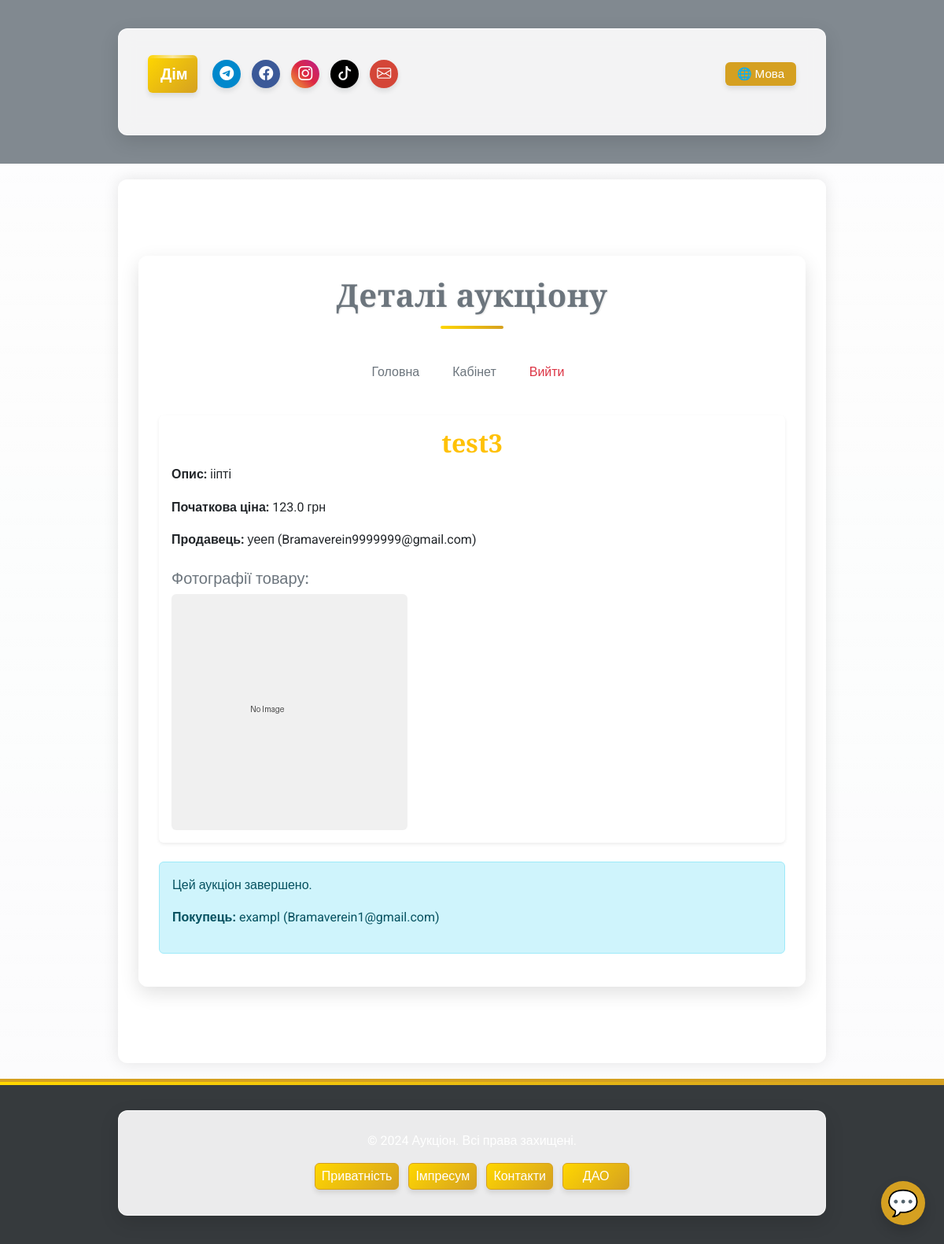
The app's page /auction/36 with its own data.
### app/models/auction.py (models this page shows, shortened)
class Auction(db.Model):
    __tablename__ = 'auctions'
    id = db.Column(db.Integer, primary_key=True)
    title = db.Column(db.String(255), nullable=False)
    description = db.Column(db.Text, nullable=False)
    starting_price = db.Column(db.Float, nullable=False)
    current_price = db.Column(db.Float, nullable=False)
    seller_id = db.Column(db.Integer, db.ForeignKey('users.id'), nullable=False)
    total_participants = db.Column(db.Integer, default=0, nullable=False)
    is_active = db.Column(db.Boolean, default=True, nullable=False)
    winner_id = db.Column(db.Integer, db.ForeignKey('users.id'), nullable=True)
    total_earnings = db.Column(db.Float, default=0.0, nullable=False)
    created_at = db.Column(db.DateTime, default=db.func.now(), nullable=False)
    updated_at = db.Column(db.DateTime, default=db.func.now(), onupdate=db.func.now(), nullable=False)
    photos = db.Column(JSON, default=list)  # Поле для зберігання шляхів до фото у форматі JSON
    is_confirmed = db.Column(db.Boolean, default=False, nullable=False)  # Чи підтверджено отримання товару
    main_photo_idx = db.Column(db.Integer, default=0)  # Індекс головного фото
    participants = relationship(
        'AuctionParticipant', back_populates='auction', cascade='all, delete-orphan', lazy='dynamic'
    )
    def get_safe_photo(self, index=None):
        import os
        from flask import current_app
        fallback_image = 'images/default/no-image.png'
        if index is not None and self.photos and 0 <= index < len(self.photos):
            photo_path = self.photos[index]
        elif self.photos and 0 <= (self.main_photo_idx or 0) < len(self.photos):
            photo_path = self.photos[self.main_photo_idx or 0]
        elif self.photos and len(self.photos) > 0:
            photo_path = self.photos[0]
        else:
            return fallback_image
        full_path = os.path.join(current_app.static_folder, photo_path)
        if os.path.isfile(full_path):
            return photo_path
        else:
            print(f"Warning: Image file not found: {photo_path}")
            return fallback_image

### app/models/user.py (models this page shows, shortened)
class User(UserMixin, db.Model):
    __tablename__ = 'users'
    id = db.Column(db.Integer, primary_key=True)
    username = db.Column(db.String(80), nullable=False, unique=True)
    email = db.Column(db.String(120), nullable=False, unique=True)
    password_hash = db.Column(db.String(128), nullable=False)
    balance = db.Column(db.Float, default=0.0)
    platform_balance = db.Column(db.Float, default=0.0)  # Баланс платформи
    user_type = db.Column(db.String(10), nullable=False)  # "buyer", "seller", "admin"
    is_admin = db.Column(db.Boolean, default=False)  # Поле для адміністратора
    wallet_address = db.Column(db.String(42), nullable=True)  # Адреса криптогаманця
    verification_document = db.Column(db.String(255))
    is_verified = db.Column(Boolean, default=False)
    company_name = db.Column(db.String(255))
    tax_id = db.Column(db.String(64))
    language = db.Column(db.String(5), default='ua')  # 'ua', 'en', 'de'    # Зв'язки
    auctions_created = db.relationship('Auction', foreign_keys='Auction.seller_id', backref='seller', lazy=True)
    auctions_won = db.relationship('Auction', foreign_keys='Auction.winner_id', backref='winner', lazy=True)
    auction_participations = db.relationship('AuctionParticipant', back_populates='user', lazy=True)

### app/routes/auction_routes.py (the view, shortened to what this page needs)
@auction_bp.route('/<int:auction_id>', methods=['GET', 'POST'])
def auction_detail(auction_id):
    lang = session.get('lang', 'ua')
    try:
        auction = Auction.query.get_or_404(auction_id)
    except Exception as e:
        print(f"Error fetching auction with ID {auction_id}: {e}")
        flash(get_message('auction_not_found', lang), 'error')
        return redirect(url_for('main.index'))
    return render_template('auctions/auction_detail.html', auction=auction, lang=lang, ui_text=ui_text)

### app/utils/i18n_ui.py (called while the page is built)
def ui_text(key, lang):
    return ui_translations.get(key, {}).get(lang, ui_translations.get(key, {}).get('ua', key))

### app/templates/auctions/auction_detail.html (shortened to what this page needs)
{% extends "base.html" %}
{% block content %}
<div class="container my-5">
    <div class="text-center mb-4">
        <h1 class="text-secondary fw-bold">Деталі аукціону</h1>
    </div>
    <nav class="mb-4">
        <ul class="nav justify-content-center">
            <li class="nav-item">
                <a class="nav-link text-secondary" href="/">Головна</a>
            </li>
            <li class="nav-item">
                <a class="nav-link text-secondary" href="/user/buyer/{{ current_user.email }}">Кабінет</a>
            </li>
            <li class="nav-item">
                <a class="nav-link text-danger" href="/auth/logout">Вийти</a>
            </li>
        </ul>
    </nav>
    <div class="card shadow-sm border-0">
        <div class="card-body">
            <h2 class="card-title text-warning fw-bold">{{ auction.title }}</h2>
            <p class="card-text"><strong>Опис:</strong> {{ auction.description }}</p>
            <p class="card-text"><strong>Початкова ціна:</strong> {{ auction.starting_price }} грн</p>
            <p class="card-text"><strong>Продавець:</strong> {{ auction.seller.username }} ({{ auction.seller.email }})
            </p>
            {% if auction.photos and auction.photos|length > 1 %}
            <div class="mt-4">
                <h5 class="text-secondary">Фотографії товару:</h5>
                <div id="auctionDetailCarousel-{{ auction.id }}" class="carousel slide" data-bs-ride="carousel">
                  <div class="carousel-inner">
                    {% for photo in auction.photos %}
                    <div class="carousel-item {% if loop.index0 == (auction.main_photo_idx or 0) %}active{% endif %}">
                      <img src="{{ url_for('static', filename=auction.get_safe_photo(loop.index0)) }}" class="d-block w-100 rounded" alt="Фото товару" style="max-height:350px;object-fit:contain;">
                    </div>
                    {% endfor %}
                  </div>
                  <button class="carousel-control-prev" type="button" data-bs-target="#auctionDetailCarousel-{{ auction.id }}" data-bs-slide="prev">
                    <span class="carousel-control-prev-icon" aria-hidden="true"></span>
                    <span class="visually-hidden">Попереднє</span>
                  </button>
                  <button class="carousel-control-next" type="button" data-bs-target="#auctionDetailCarousel-{{ auction.id }}" data-bs-slide="next">
                    <span class="carousel-control-next-icon" aria-hidden="true"></span>
                    <span class="visually-hidden">Наступне</span>
                  </button>
                </div>
            </div>
            {% elif auction.photos %}
            <div class="mt-4">
                <h5 class="text-secondary">Фотографії товару:</h5>
                <img src="{{ url_for('static', filename=auction.get_safe_photo()) }}" class="img-fluid rounded" alt="Фото товару" style="max-height:350px;object-fit:contain;">
            </div>
            {% endif %}
        </div>
    </div>
    <div class="mt-4">
        {% if auction.is_active %}
        <form id="participate-form" method="POST" class="mb-4">
            <div class="mb-3">
                <p><strong>Ціна за участь:</strong> {{ auction.starting_price * 0.01 }} грн</p>
            </div>
            <button type="submit" class="btn btn-warning w-100">Взяти участь</button>
        </form>
        <button id="view-details-btn" class="btn btn-info w-100">
            Переглянути поточну ціну (<span id="view-price-btn-amount">1.00</span> €)
            <span id="discount-badge" class="badge bg-success ms-2" style="display:none;"></span>
        </button>
        <form id="close-auction-form" method="POST"
            action="{{ url_for('user.close_auction', auction_id=auction.id) }}">
            <button type="submit" class="btn btn-danger w-100 mt-3">Закрити аукціон</button>
        </form>
        {% else %}
        <div class="alert alert-info mt-3">
            <p>Цей аукціон завершено.</p>
            <p><strong>Покупець:</strong> {{ auction.winner.username }} ({{ auction.winner.email }})</p>
        </div>
        {% endif %}
    </div>
</div>
{% endblock %}

### app/static/css/custom.css (style rules this page uses)
:root { --main-bg: transparent; --main-color: #d5a021; --secondary-color: #a47449; --neutral-gray: #6c757d; --text-color: #3d3d3d; --accent-blue: #3772ff; --accent-green: #2fb380; --accent-red: #e63946; --accent-purple: #6246ea; --dark-bg: #2b2d42; --dark-secondary: #444857; --dark-text: #edf2f4; --gold-gradient: linear-gradient(135deg, #ffd700, #d5a021); --purple-gradient: linear-gradient(135deg, #6246ea, #a36ae8); --blue-gradient: linear-gradient(135deg, #3772ff, #4da6ff); --card-shadow: 0 8px 24px rgba(0, 0, 0, 0.12); --hover-shadow: 0 12px 28px rgba(0, 0, 0, 0.2); --button-shadow: 0 4px 6px rgba(0, 0, 0, 0.1); --transition-fast: 0.2s ease; --transition-normal: 0.3s ease; --transition-slow: 0.5s ease; }
body { font-family: 'Roboto', sans-serif; background-color: transparent; color: var(--text-color); margin: 0; padding: 0; line-height: 1.6; overflow-x: hidden; transition: background-color var(--transition-normal); position: relative; }
h1, h2, h3 { font-family: 'Playfair Display', serif; color: var(--main-color); text-align: center; margin-bottom: 20px; position: relative; overflow: hidden; }
h1 { font-weight: 700; letter-spacing: 0.5px; text-shadow: 1px 1px 2px rgba(0, 0, 0, 0.1); }
h1:after { content: ''; display: block; width: 80px; height: 4px; background: var(--gold-gradient); margin: 15px auto 0; border-radius: 2px; transition: width var(--transition-normal); }
.container { max-width: 900px; margin: 20px auto; padding: 25px; background-color: rgba(255, 255, 255, 0.9); border: 1px solid rgba(255, 255, 255, 0.7); border-radius: 12px; box-shadow: var(--card-shadow); transition: transform var(--transition-normal), box-shadow var(--transition-normal); backdrop-filter: blur(10px); }
a { color: var(--main-color); text-decoration: none; position: relative; transition: color var(--transition-fast); }
a:not(.btn):after { content: ''; position: absolute; width: 0; height: 2px; bottom: -2px; left: 0; background: var(--gold-gradient); transition: width var(--transition-normal); }
nav { padding: 10px 0; margin-bottom: 20px; }
nav a { padding: 10px 15px; display: inline-block; border-radius: 6px; margin-right: 10px; background-color: var(--main-color); color: #fff; transition: all var(--transition-normal); position: relative; overflow: hidden; }
nav a::before { content: ''; position: absolute; top: 0; left: -100%; width: 100%; height: 100%; background: linear-gradient( 90deg, rgba(255, 255, 255, 0) 0%, rgba(255, 255, 255, 0.2) 50%, rgba(255, 255, 255, 0) 100% ); transition: left 0.7s; }

### records on screen
Auction: title "test3", description "ііпті", starting_price "123.0"
User: seller.username "уееп", seller.email "Bramaverein9999999@gmail.com"
User: winner.username "exampl", winner.email "Bramaverein1@gmail.com"

### other values on screen
{{ ui_text('home', lang) }} "Дім"
{{ ui_text('language', lang) }} "Мова"
{{ ui_text('app_name', lang) }} "Аукціон"
{{ ui_text('rights_reserved', lang) }} "Всі права захищені."
{{ ui_text('privacy_policy', lang) }} "Приватність"
{{ ui_text('impressum', lang) }} "Імпресум"
{{ ui_text('contacts', lang) }} "Контакти"
{{ ui_text('dao', lang) }} "ДАО"
